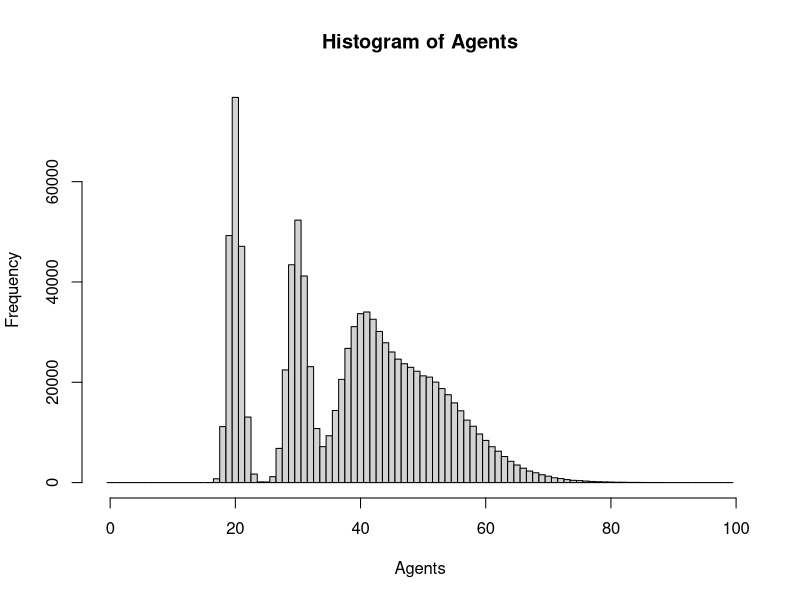
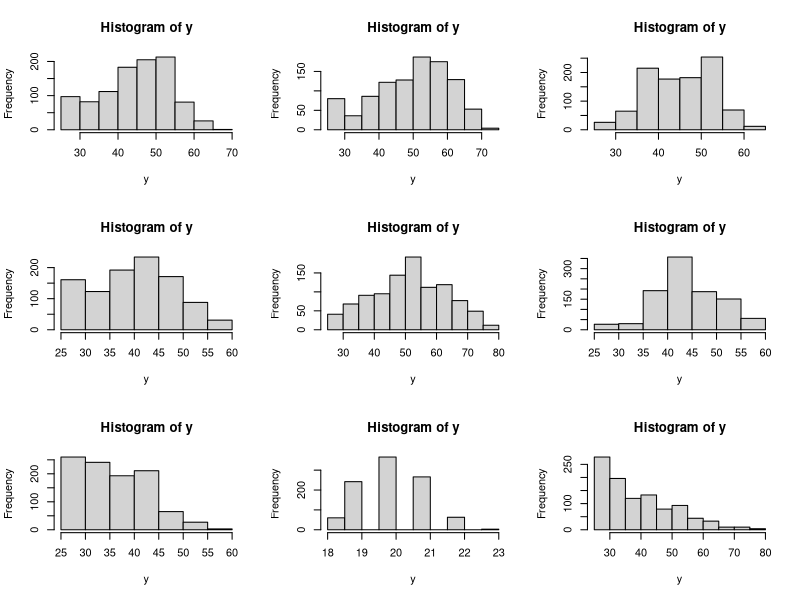
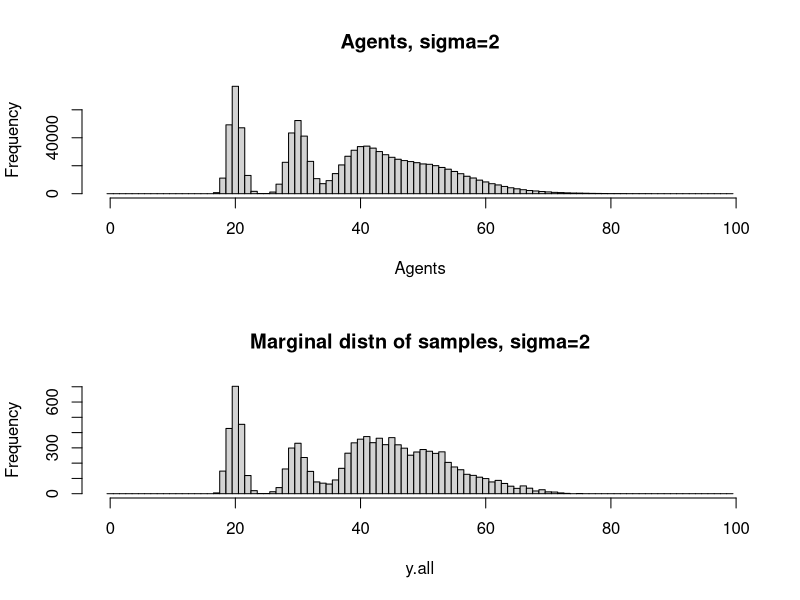
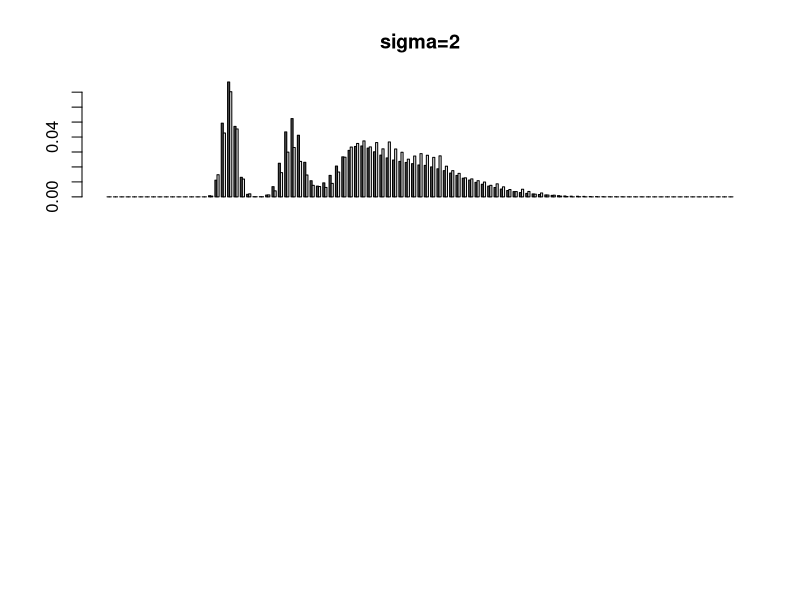
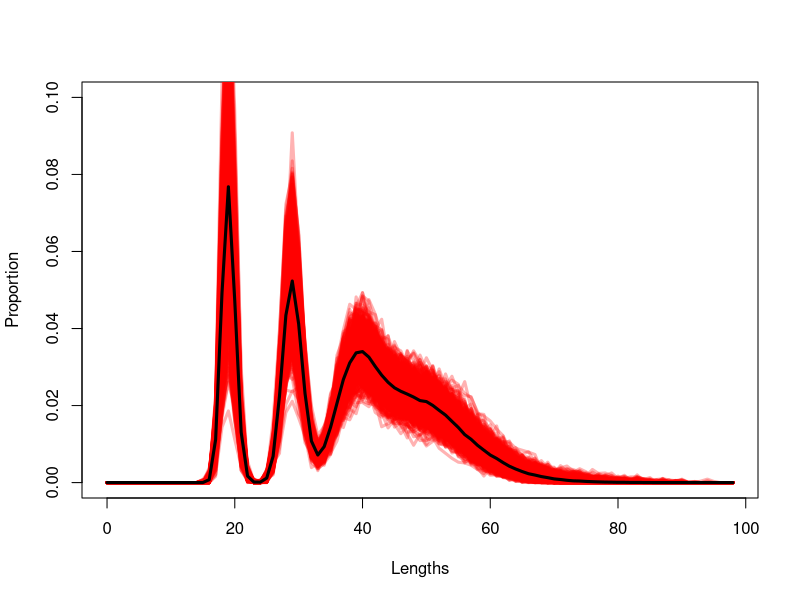

These figures' R source, in order: (Note: a time limit stopped this script after it produced the figures.)
#Generate a million agents
n.Agents=1e6
#Length distn of agents
Agents=round(c(rlnorm(0.6*n.Agents,log(25),0.1),rlnorm(0.4*n.Agents,log(40),0.15))) 
Agents=round(c(rlnorm(0.2*n.Agents,log(20),0.05),rlnorm(0.2*n.Agents,log(30),0.05),rlnorm(0.2*n.Agents,log(40),0.08),rlnorm(0.4*n.Agents,log(50),0.15))) 

Freq=tabulate(Agents)/n.Agents

size.max=max(Agents)
lengths = 0:(size.max+1)-0.5
hist(Agents,breaks=lengths)


#M-H using N(y[i-1],sigma) proposal. Trial runs:
par(mfrow=c(3,3))
n=1000 #sample size
y=rep(NA,n)
sigma=2 #The higher sigma, less the autocorrelation in samples

for(sims in 1:9) {
y[1]=sample(Agents,1)
for(i in 2:n) {
  y.proposed=round(rnorm(1,y[i-1],sigma))
  if(y.proposed<1 | y.proposed>size.max) 
    y.proposed=y[i-1]
  ratio=Freq[y.proposed]/Freq[y[i-1]]
  y[i]=
    ifelse(runif(1)<ratio,y.proposed, y[i-1])
}

hist(y)
}


#M-H using N(y[k],sigma) proposal. Check marginal over n.sims runs.
n=200 #fish per sample (A haul)
sigma=2; Sig=paste0("sigma=",sigma)
y=rep(NA,n)
n.sims=50 # number of samples Number of hauls
n.tot=n.sims*n
y.all=as.numeric()

for(sims in 1:n.sims) {
  if(sims%%1000==0) 
    cat(sims,"...")
  y[1]=sample(Agents,1)
  for(i in 2:n) {
    y.proposed=round(rnorm(1,y[i-1],sigma))
    if(y.proposed<1 | y.proposed>size.max) 
      y.proposed=y[i-1]
    ratio=Freq[y.proposed]/Freq[y[i-1]]
    y[i]=ifelse(runif(1)<ratio,y.proposed,y[i-1])
  }
  y.all=c(y.all,y)
}

par(mfrow=c(2,1))
hist(Agents,breaks=0:(size.max+1)-0.5,main=paste("Agents,",Sig))
hist(y.all,breaks=0:(size.max+1)-0.5,main=paste("Marginal distn of samples,",Sig))

Freq.y=tabulate(y.all,nbins=length(Freq))/n.tot
barplot(rbind(Freq,Freq.y),beside=T,main=Sig)


## redo the above 1000 times
n_rep = 1000
par(mfrow = c(1,1))
plot(0.5:(size.max)-0.5, Freq, type = "l",lwd = 2, col = "blue", cex = 1.2, xlab = "Lengths", ylab = "Proportion", ylim = c(0,0.1))
for(j in 1:n_rep) {
  y.all=as.numeric()
  
  for(sims in 1:n.sims) {
    if(sims%%1000==0) 
      cat(sims,"...")
    y[1]=sample(Agents,1)
    for(i in 2:n) {
      y.proposed=round(rnorm(1,y[i-1],sigma))
      if(y.proposed<1 | y.proposed>size.max) 
        y.proposed=y[i-1]
      ratio=Freq[y.proposed]/Freq[y[i-1]]
      y[i]=ifelse(runif(1)<ratio,y.proposed,y[i-1])
    }
    y.all=c(y.all,y)
  }
  Freq.y=tabulate(y.all,nbins=length(Freq))/n.tot
  lines(0.5:(size.max)-0.5, Freq.y, col = adjustcolor(col = "red", alpha.f = 0.3), lwd =3)
}
lines(0.5:(size.max)-0.5, Freq, type = "l",lwd = 3, col = "black")


n=200 #sample size
sigma=2; Sig=paste0("sigma=",sigma)
y=rep(NA,n)
n.sims=5000
n.tot=n.sims*n
y.all=as.numeric()

for(sims in 1:n.sims) {
  if(sims%%1000==0) 
    cat(sims,"...")
  y[1]=sample(Agents,1)
  for(i in 2:n) {
    y.proposed=round(rnorm(1,y[i-1],sigma))
    if(y.proposed<1 | y.proposed>size.max) 
      y.proposed=y[i-1]
    ratio=Freq[y.proposed]/Freq[y[i-1]]
    y[i]=ifelse(runif(1)<ratio,y.proposed,y[i-1])
  }
  y.all=c(y.all,y)
}

par(mfrow=c(2,1))
hist(Agents,breaks=0:(size.max+1)-0.5,main=paste("Agents,",Sig))
hist(y.all,breaks=0:(size.max+1)-0.5,main=paste("Marginal distn of samples,",Sig))
